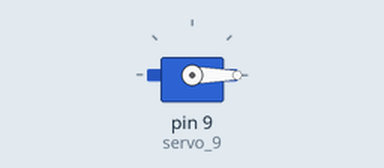
Bench run of a sketch on a simulated Arduino Uno, built with avr-gcc and run on an emulated ATmega328P. On the bench: servo.

Above: at 0.05 s.
At 5.3 s:
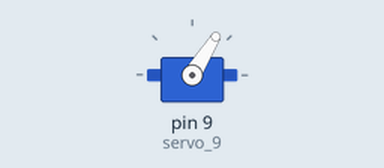
At 7.9 s:
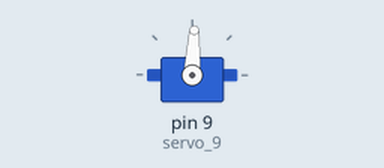
At 10.55 s:
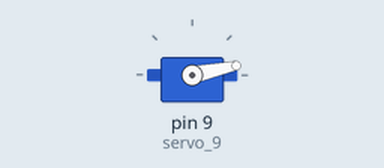
Timing chart, 0 to 14.2 s (numbered marks = the images above):
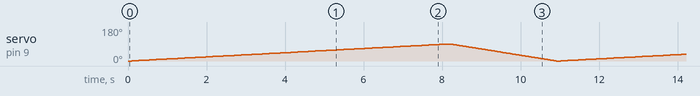

The sketch:

ServoLED.ino
```cpp
#include <Servo.h>

int pos = 0;

Servo servo_9;

void setup()
{
  servo_9.attach(9);

}

void loop()
{
  // sweep the servo from 0 to 180 degrees in steps
  // of 1 degrees
  for (pos = 0; pos <= 90; pos += 1) {
    // tell servo to go to position in variable 'pos'
    servo_9.write(pos);
    // wait 15 ms for servo to reach the position
    delay(30); // Wait for 15 millisecond(s)

      // turn the LED on (HIGH is the voltage level)
  digitalWrite(13, HIGH);
  delay(30); // Wait for 1000 millisecond(s)
  // turn the LED off by making the voltage LOW
  digitalWrite(13, LOW);
  delay(30); // Wait for 1000 millisecond(s)
  }
  for (pos = 90; pos >= 0; pos -= 1) {
    // tell servo to go to position in variable 'pos'
    servo_9.write(pos);
    // wait 15 ms for servo to reach the position
    delay(30); // Wait for 15 millisecond(s)
  }
}
```
